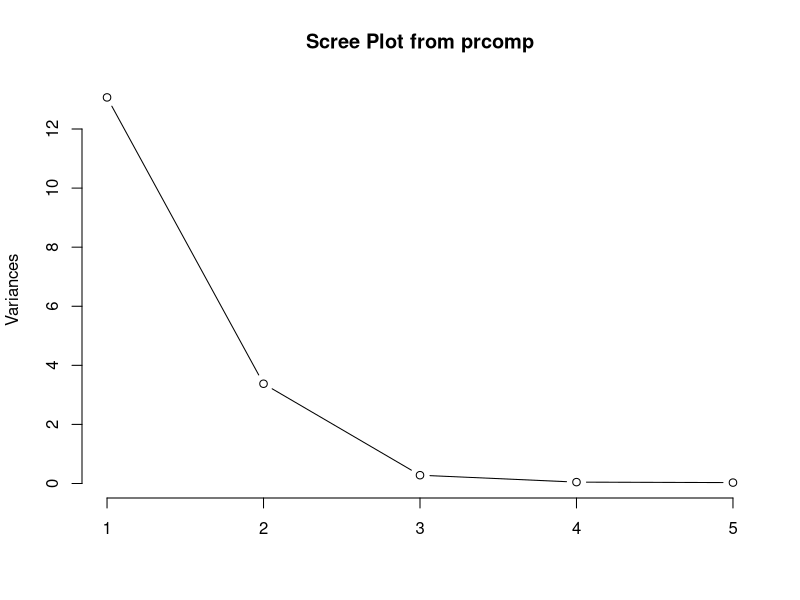
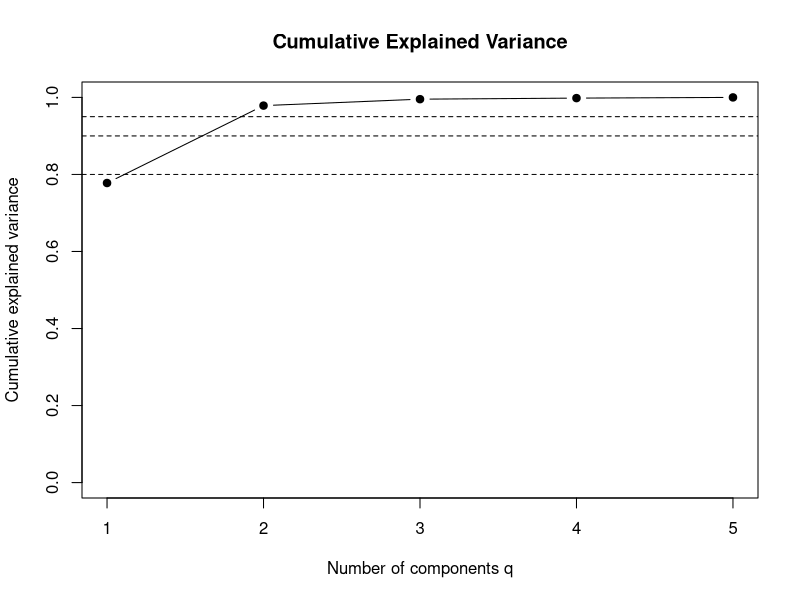
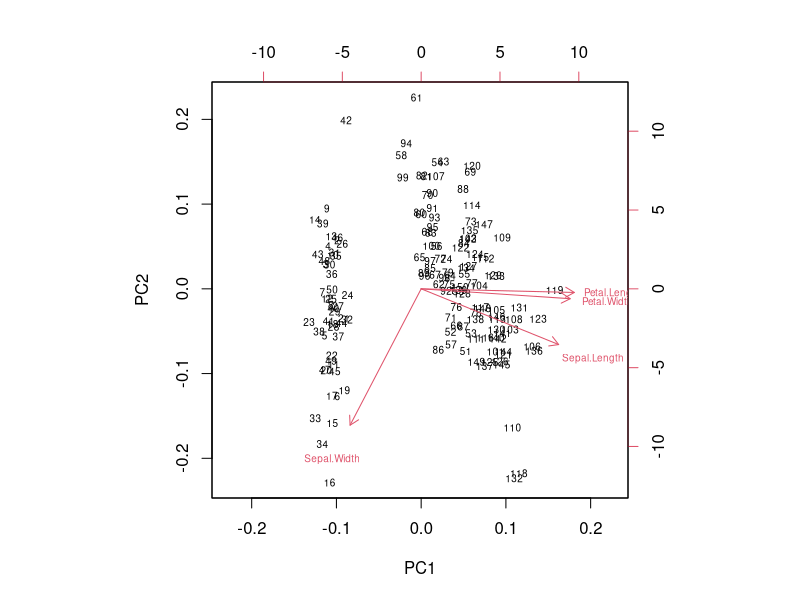
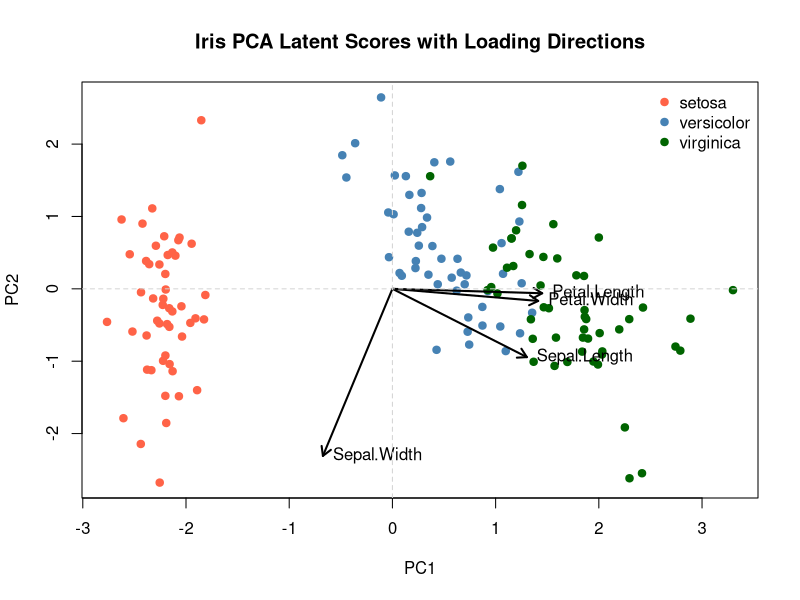
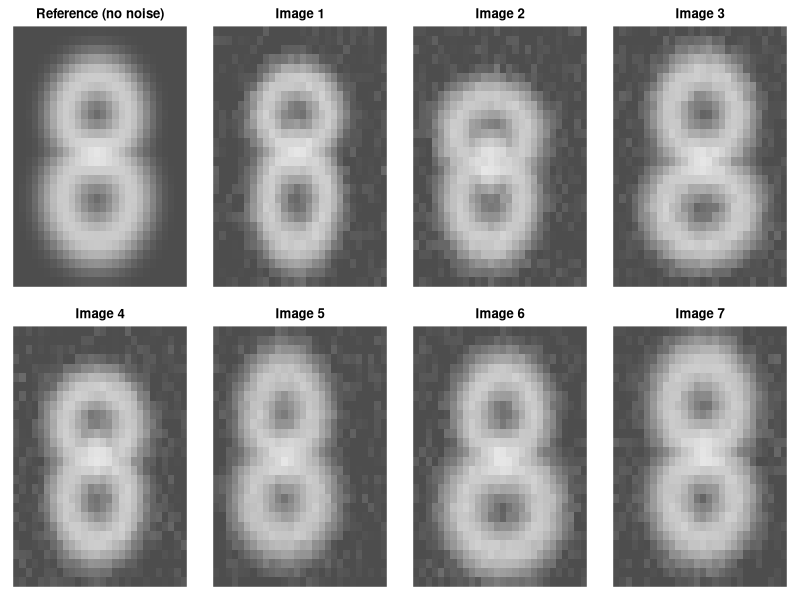
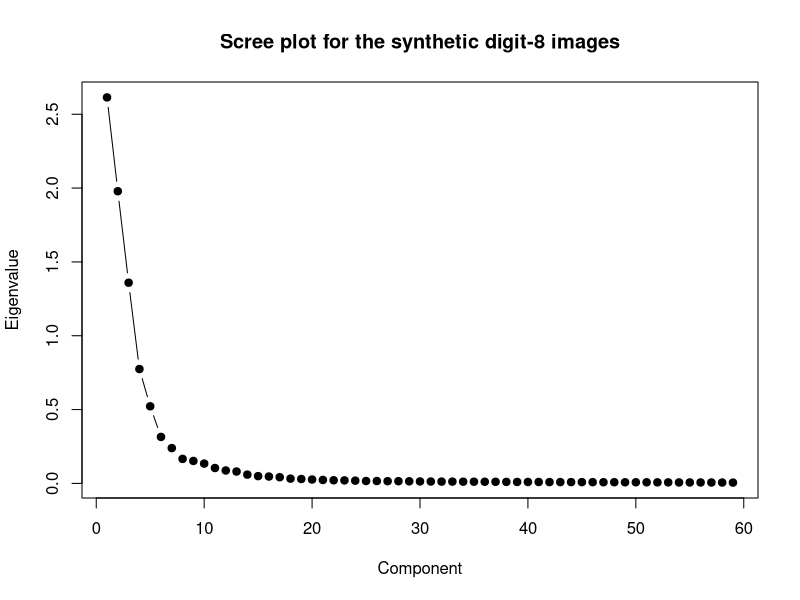
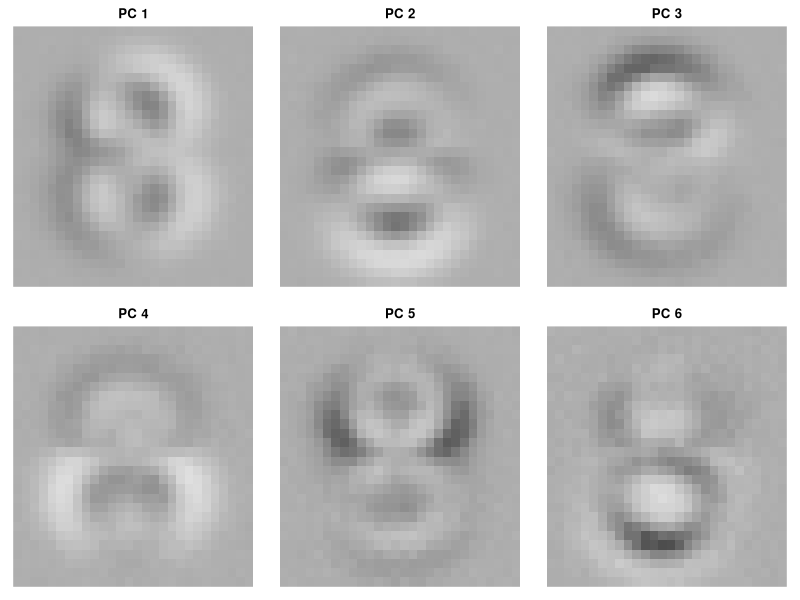
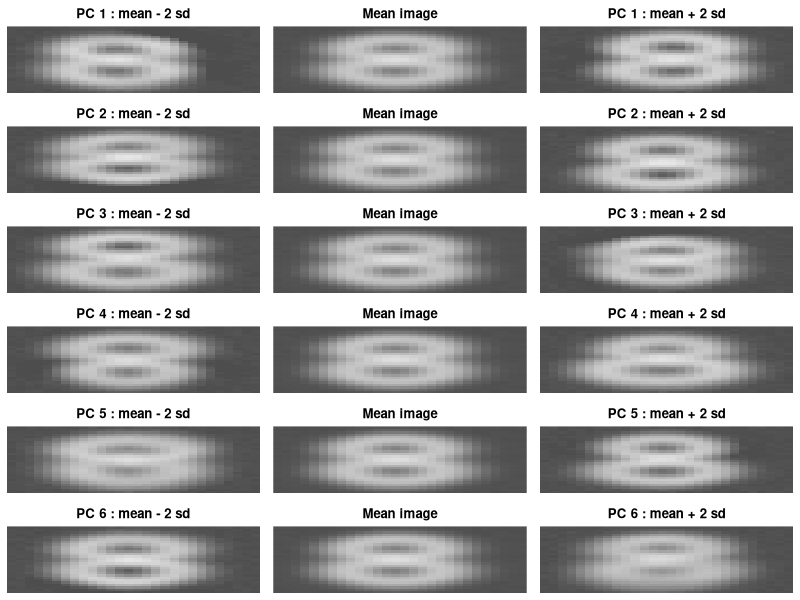

Reproduce these figures in R, in order.
# Rigenera i grafici delle sezioni 2.6.2, 2.8 e del capitolo high-dimensional (base R)
# Uso: dalla cartella maths/, Rscript img/pca_plots_part2.R

# ---------------------------------------------------------------- 2.6.2
set.seed(123)
n <- 200
z1 <- rnorm(n, sd = 3); z2 <- rnorm(n, sd = 1.5); z3 <- rnorm(n, sd = 0.5)
x1 <- z1 + rnorm(n, sd = 0.2)
x2 <- 0.8 * z1 + rnorm(n, sd = 0.2)
x3 <- z2 + rnorm(n, sd = 0.2)
x4 <- 0.7 * z2 + rnorm(n, sd = 0.2)
x5 <- z3 + rnorm(n, sd = 0.2)
X <- scale(cbind(x1, x2, x3, x4, x5), center = TRUE, scale = FALSE)
pca <- prcomp(X, center = FALSE, scale. = FALSE)
eigenvalues <- pca$sdev^2
print(eigenvalues)
cum_pev <- cumsum(eigenvalues / sum(eigenvalues)); print(round(cum_pev, 4))

pdf("img/pca5-scree.pdf", width = 6, height = 4)
screeplot(pca, type = "lines", main = "Scree Plot from prcomp")
dev.off()

pdf("img/pca5-cumvar.pdf", width = 6, height = 4)
plot(cum_pev, type = "b", pch = 19, ylim = c(0, 1), xlab = "Number of components q",
     ylab = "Cumulative explained variance", main = "Cumulative Explained Variance")
abline(h = c(0.8, 0.9, 0.95), lty = 2)
dev.off()

# ---------------------------------------------------------------- 2.8 iris
data(iris)
species <- iris$Species
pca_iris <- prcomp(iris[, 1:4], center = TRUE, scale. = TRUE)
print(summary(pca_iris)); print(pca_iris$rotation)

pdf("img/iris-biplot.pdf", width = 6, height = 6)
biplot(pca_iris, cex = 0.6)
dev.off()

pdf("img/iris-colored.pdf", width = 6, height = 5)
scores <- pca_iris$x[, 1:2]; loadings <- pca_iris$rotation[, 1:2]
cols <- c("tomato", "steelblue", "darkgreen")[as.numeric(species)]
plot(scores[, 1], scores[, 2], col = cols, pch = 19, xlab = "PC1", ylab = "PC2",
     main = "Iris PCA Latent Scores with Loading Directions")
arrows(0, 0, 2.5 * loadings[, 1], 2.5 * loadings[, 2], length = 0.1, lwd = 2)
text(2.5 * loadings[, 1], 2.5 * loadings[, 2], labels = rownames(loadings), pos = 4)
legend("topright", legend = levels(species), col = c("tomato", "steelblue", "darkgreen"),
       pch = 19, bty = "n")
abline(h = 0, v = 0, lty = 2, col = "lightgray")
dev.off()

# ---------------------------------------------------------------- 3.3 digit 8
img_h <- 28; img_w <- 28
make_digit8 <- function(h = 28, w = 28, top_y = 10, bottom_y = 19, x0 = 14,
                        a1 = 5.0, b1 = 4.0, a2 = 5.5, b2 = 4.5,
                        thickness = 0.35, noise_sd = 0.05) {
  xx <- matrix(rep(1:w, each = h), nrow = h, ncol = w)
  yy <- matrix(rep(1:h, times = w), nrow = h, ncol = w)
  top_loop <- exp(-((sqrt(((xx - x0)/a1)^2 + ((yy - top_y)/b1)^2) - 1)^2) / thickness)
  bottom_loop <- exp(-((sqrt(((xx - x0)/a2)^2 + ((yy - bottom_y)/b2)^2) - 1)^2) / thickness)
  bridge <- exp(-((xx - x0)^2) / 7 - ((yy - (top_y + bottom_y)/2)^2) / 15)
  img <- pmax(top_loop, bottom_loop) + 0.35 * bridge
  img <- img + matrix(rnorm(h * w, sd = noise_sd), nrow = h, ncol = w)
  img <- pmax(img, 0)
  img / max(img)
}
show <- function(m, main, zlim = c(0, 1))
  image(t(m[img_h:1, ]), col = gray.colors(256), zlim = zlim, axes = FALSE, main = main)

set.seed(1234)
img_clean <- make_digit8(noise_sd = 0)

n <- 60; p <- img_h * img_w
images <- vector("list", n); X <- matrix(0, nrow = n, ncol = p)
set.seed(5678)
for (i in 1:n) {
  img <- make_digit8(
    top_y = round(rnorm(1, mean = 10, sd = 0.7)), bottom_y = round(rnorm(1, mean = 19, sd = 0.8)),
    x0 = round(rnorm(1, mean = 14, sd = 0.7)),
    a1 = rnorm(1, mean = 5.0, sd = 0.4), b1 = rnorm(1, mean = 4.0, sd = 0.3),
    a2 = rnorm(1, mean = 5.4, sd = 0.5), b2 = rnorm(1, mean = 4.5, sd = 0.3),
    thickness = abs(rnorm(1, mean = 0.34, sd = 0.05)), noise_sd = 0.04)
  images[[i]] <- img
  X[i, ] <- as.vector(img)
}

pdf("img/digit-samples.pdf", width = 8, height = 4.4)
par(mfrow = c(2, 4), mar = c(1, 1, 2, 1))
show(img_clean, "Reference (no noise)")
for (i in 1:7) show(images[[i]], paste("Image", i))
dev.off()

X_centered <- scale(X, center = TRUE, scale = FALSE)
mu <- attr(X_centered, "scaled:center")
S_small <- (1 / n) * X_centered %*% t(X_centered)
eig_small <- eigen(S_small)
lambda <- eig_small$values; P_tilde <- eig_small$vectors
print(head(lambda))
keep <- which(lambda > 1e-8)
lambda_pos <- lambda[keep]; P_tilde_pos <- P_tilde[, keep, drop = FALSE]
print(length(lambda_pos))
P <- sapply(seq_along(lambda_pos), function(j)
  as.vector(t(X_centered) %*% P_tilde_pos[, j] / sqrt(n * lambda_pos[j])))
print(dim(P)); print(max(abs(crossprod(P) - diag(ncol(P)))))  # colonne ortonormali

pdf("img/digit-scree.pdf", width = 6, height = 4)
plot(lambda_pos, type = "b", pch = 19, xlab = "Component", ylab = "Eigenvalue",
     main = "Scree plot for the synthetic digit-8 images")
dev.off()

eig_mats <- lapply(1:6, function(j) matrix(P[, j], nrow = img_h, ncol = img_w))
eig_lim <- max(abs(unlist(eig_mats))); print(eig_lim)
pdf("img/digit-eigenimages.pdf", width = 7, height = 4.6)
par(mfrow = c(2, 3), mar = c(1, 1, 2, 1))
for (j in 1:6) show(eig_mats[[j]], paste("PC", j), zlim = c(-eig_lim, eig_lim))
dev.off()

mean_img <- matrix(mu, nrow = img_h, ncol = img_w)
pdf("img/digit-directions.pdf", width = 6, height = 11)
par(mfrow = c(6, 3), mar = c(0.5, 0.5, 2, 0.5))
for (j in 1:6) {
  pj <- matrix(P[, j], nrow = img_h, ncol = img_w)
  clip <- function(m) pmin(pmax(m, 0), 1)
  show(clip(mean_img - 2 * sqrt(lambda_pos[j]) * pj), paste("PC", j, ": mean - 2 sd"))
  show(clip(mean_img), "Mean image")
  show(clip(mean_img + 2 * sqrt(lambda_pos[j]) * pj), paste("PC", j, ": mean + 2 sd"))
}
dev.off()

Z <- X_centered %*% P
print(dim(Z)); print(head(Z[, 1:3]))
print(round(apply(Z[, 1:5], 2, function(z) mean(z^2)), 6)); print(round(lambda_pos[1:5], 6))
pdf("img/digit-scores.pdf", width = 6, height = 5)
plot(Z[, 1], Z[, 2], pch = 19, col = "steelblue", xlab = "PC1", ylab = "PC2",
     main = "Synthetic digit-8 images in the first two PCA coordinates")
abline(h = 0, v = 0, lty = 2, col = "gray70")
dev.off()

reconstruct_image <- function(x, P, q, mu) {
  Pq <- P[, 1:q, drop = FALSE]
  zq <- (x - mu) %*% Pq
  matrix(as.vector(zq %*% t(Pq) + mu), nrow = img_h, ncol = img_w)
}
pdf("img/digit-reconstruction.pdf", width = 7.5, height = 2.2)
par(mfrow = c(1, 5), mar = c(0.5, 0.5, 2, 0.5))
show(matrix(X[1, ], nrow = img_h), "Original")
for (q in c(1, 5, 15, 30)) show(pmin(pmax(reconstruct_image(X[1, ], P, q, mu), 0), 1), paste("q =", q))
dev.off()

qs <- c(1, 2, 5, 10, 15, 20, 30, 40)
recon_error <- sapply(qs, function(q) {
  Pq <- P[, 1:q, drop = FALSE]
  mean(rowSums((X_centered - X_centered %*% Pq %*% t(Pq))^2))
})
print(data.frame(q = qs, reconstruction_error = recon_error,
                 lost_variance = sapply(qs, function(q) sum(lambda_pos[-(1:q)]))))
pdf("img/digit-recon-error.pdf", width = 6, height = 4)
plot(qs, recon_error, type = "b", pch = 19, xlab = "Number of principal components q",
     ylab = "Average reconstruction error", main = "Reconstruction error decreases with q")
dev.off()

# Eckart-Young: errore in norma spettrale = sigma_{q+1}
sv <- svd(X_centered)
q <- 5
Xq <- sv$u[, 1:q] %*% diag(sv$d[1:q]) %*% t(sv$v[, 1:q])
print(c(spectral_error = norm(X_centered - Xq, "2"), sigma_q1 = sv$d[q + 1]))
print(max(abs(sv$d[1:5]^2 / n - lambda_pos[1:5])))
